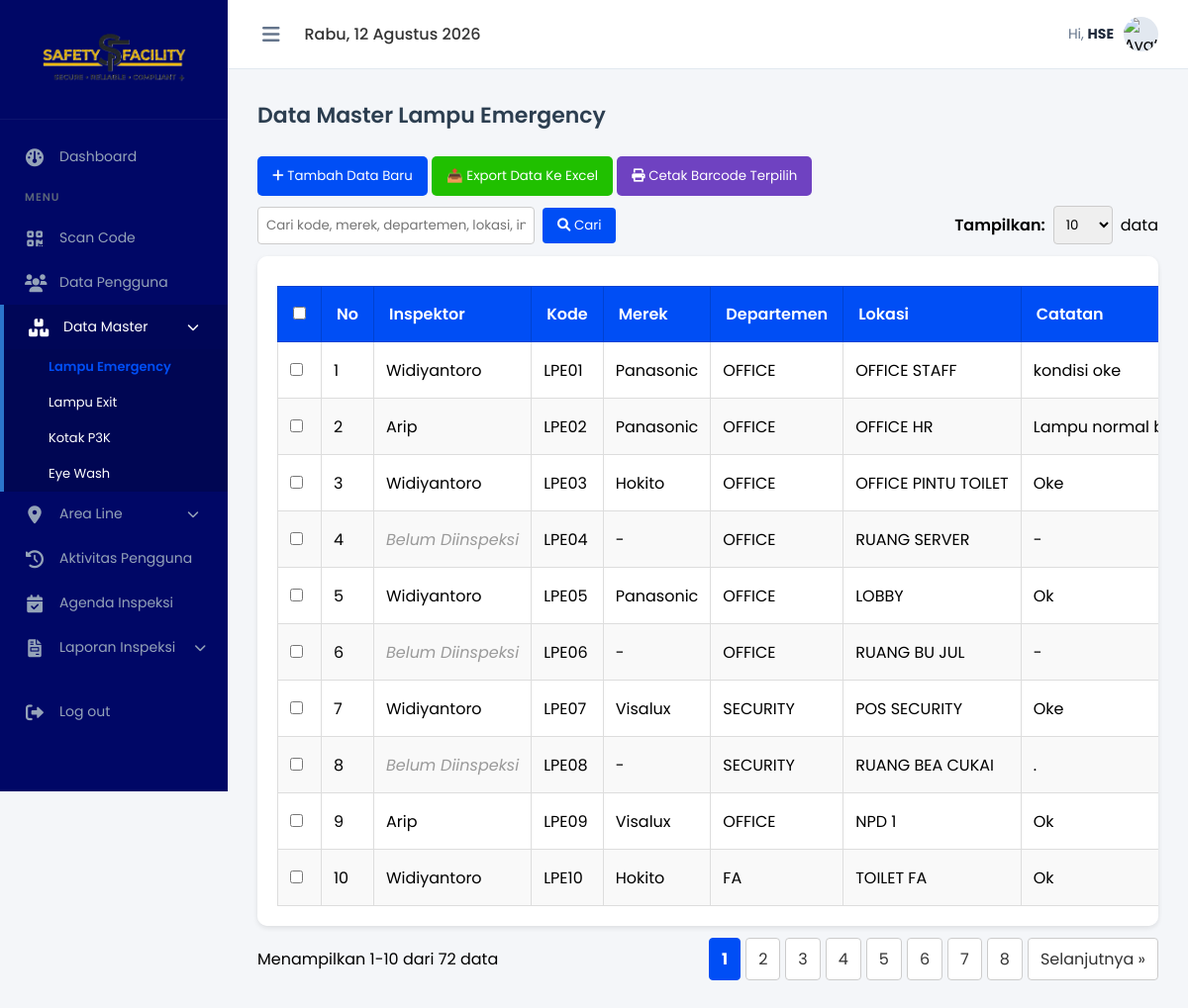
The app's page /master_lampu.php (signed in) with its own data.
### tables this page shows
CREATE TABLE `master_lampu` (
  `id` int(11) NOT NULL,
  `code` varchar(50) NOT NULL,
  `merek` enum('Visalux','Panasonic','Hokito','') DEFAULT NULL,
  `line_area` varchar(100) DEFAULT NULL,
  `lokasi` varchar(255) NOT NULL,
  `indikator_mati_menyala` varchar(20) DEFAULT NULL,
  `lampu_mati` varchar(20) DEFAULT NULL,
  `nyala_otomatis` varchar(20) DEFAULT NULL,
  `kondisi` enum('baik','rusak','','') NOT NULL,
  `catatan` varchar(255) NOT NULL
);

### master_lampu.php (the view, shortened to what this page needs)
<?php
global $koneksi;
$search = isset($_GET['search']) ? trim($_GET['search']) : '';
$limit = isset($_GET['limit']) ? (int)$_GET['limit'] : 10;
$limit_options = [10, 25, 50, 100];
$page = isset($_GET['page']) ? (int)$_GET['page'] : 1;
$offset = ($page - 1) * $limit;
$search_sql = '';
$join_sql = "FROM master_lampu ml
    LEFT JOIN (
        SELECT code_lampu, username, tanggal_inspeksi
        FROM inspeksi_lampu
        WHERE id_inspeksi IN (SELECT MAX(id_inspeksi) FROM inspeksi_lampu GROUP BY code_lampu)
    ) il ON ml.code = il.code_lampu
    WHERE ml.code NOT LIKE 'LE%'" . $search_sql;
$query_total = mysqli_query($koneksi, "SELECT COUNT(*) AS total $join_sql");
$total_rows = 0;
if ($query_total) {
    $total_rows = (int) mysqli_fetch_assoc($query_total)['total'];
}
$total_pages = $total_rows > 0 ? (int) ceil($total_rows / $limit) : 1;
$query = mysqli_query($koneksi, "SELECT ml.*, il.username, il.tanggal_inspeksi $join_sql
    ORDER BY ml.id ASC
    LIMIT $limit OFFSET $offset");
$hari_ini = date('l');
$daftar_hari = [
    'Sunday' => 'Minggu',
    'Monday' => 'Senin',
    'Tuesday' => 'Selasa',
    'Wednesday' => 'Rabu',
    'Thursday' => 'Kamis',
    'Friday' => 'Jumat',
    'Saturday' => 'Sabtu'
];
$hari_indo = $daftar_hari[$hari_ini] ?? $hari_ini;
$bulan_ini = date('F');
$daftar_bulan = [
    'January' => 'Januari',
    'February' => 'Februari',
    'March' => 'Maret',
    'April' => 'April',
    'May' => 'Mei',
    'June' => 'Juni',
    'July' => 'Juli',
    'August' => 'Agustus',
    'September' => 'September',
    'October' => 'Oktober',
    'November' => 'November',
    'December' => 'Desember'
];
$bulan_indo = $daftar_bulan[$bulan_ini] ?? $bulan_ini;
$tanggal_format = $hari_indo . ", " . date('d') . " " . $bulan_indo . " " . date('Y');
?>
<!DOCTYPE html>
<html lang="id">
<head>
    <link rel="stylesheet" href="https://cdnjs.cloudflare.com/ajax/libs/font-awesome/6.0.0/css/all.min.css">
    <link rel="stylesheet" href="style.css">
</head>
<body>
    <aside class="sidebar" id="sidebar">
        <div class="sidebar-brand">
            <img src="../foto/logo.png" alt="Safety Facility Logo" class="sidebar-logo">
        </div>
        <ul class="sidebar-menu">
            <li><a href="index.php"><i class="fa-solid fa-gauge"></i> <span>Dashboard</span></a></li>
            <li class="menu-header">Menu</li>
            <li><a href="scan.php"><i class="fa-solid fa-qrcode"></i> <span>Scan Code</span></a></li>
            <li><a href="../login.php"><i class="fa-solid fa-users"></i> <span>Data Pengguna</span></a></li>
            <li class="has-submenu active">
                <a href="javascript:void(0)" onclick="toggleSubmenu(this)">
                    <i class="fa-solid fa-boxes-stacked"></i>
                    <span>Data Master</span>
                    <i class="fa-solid fa-chevron-down submenu-icon"></i>
                </a>
                <ul class="submenu" style="display: block;">
                    <li><a href="master_lampu.php" style="color: #004ef5; font-weight: 600;"> Lampu Emergency</a></li>
                    <li><a href="lampu_exit.php"> Lampu Exit</a></li>
                    <li><a href="master_p3k.php"> Kotak P3K</a></li>
                    <li><a href="master_eyewash.php"> Eye Wash</a></li>
                </ul>
            </li>
            <li class="has-submenu">
                <a href="javascript:void(0)" onclick="toggleSubmenu(this)">
                    <i class="fa-solid fa-location-dot"></i>
                    <span>Area Line</span>
                    <i class="fa-solid fa-chevron-down submenu-icon"></i>
                </a>
            </li>
            <li><a href="aktivitas.php"><i class="fa-solid fa-clock-rotate-left"></i> <span>Aktivitas Pengguna</span></a></li>
            <li><a href="agenda.php"><i class="fa-solid fa-calendar-check"></i> <span>Agenda Inspeksi</span></a></li>
            <li class="has-submenu">
                <a href="javascript:void(0)" onclick="toggleSubmenu(this)">
                    <i class="fa-solid fa-file-invoice"></i>
                    <span>Laporan Inspeksi</span>
                    <i class="fa-solid fa-chevron-down submenu-icon"></i>
                </a>
            </li>
            <li style="margin-top: 20px;"><a href="../logout.php"><i class="fa-solid fa-right-from-bracket"></i> <span>Log out</span></a></li>
        </ul>
    </aside>
    <main class="main-content">
        <header class="topbar">
            <div class="topbar-left">
                <button class="toggle-sidebar-btn" onclick="toggleSidebar()"><i class="fa-solid fa-bars"></i></button>
                <div class="topbar-date"><?= $tanggal_format; ?></div>
            </div>
            <div class="user-profile">
                <span>Hi, <strong><?= htmlspecialchars($_SESSION['nama_lengkap'] ?? 'Admin'); ?></strong></span>
                <div class="user-avatar">
                    <img src="https://images.unsplash.com/photo-1535713875002-d1d0cf377fde?q=80&w=100" alt="Avatar">
                </div>
            </div>
        </header>
        <section class="content-body">
            <h2 class="page-title">Data Master Lampu Emergency</h2>
            <div class="top-actions">
                <button type="button" onclick="document.getElementById('modalTambah').style.display='block'" style="background: #004ef5; border:none; padding:10px 15px; margin-bottom: 10px; color:white; border-radius:5px; cursor:pointer;">
                    <i class="fa-solid fa-plus"></i> Tambah Data Baru
                </button>
                <button onclick="window.location.href='../export/excel_lampu.php'" style="background: #20c000; border:none; padding:10px 15px; margin-bottom: 10px; color:white; border-radius:5px; cursor:pointer;">📤 Export Data Ke Excel</button>
                <button type="button" id="btnCetakTerpilih" onclick="cetakBarcodeTerpilih('lampu')" style="background: #6f42c1; border:none; padding:10px 15px; margin-bottom: 10px; color:white; border-radius:5px; cursor:pointer;">
                    <i class="fa-solid fa-print"></i> Cetak Barcode Terpilih</button>
            </div>
            <div style="display:flex; justify-content:space-between; align-items:center; flex-wrap:wrap; gap:10px; margin-bottom:12px;">
                <form method="GET" style="display:flex; align-items:center; gap:8px;">
                    <input type="text" name="search" value="<?= htmlspecialchars($search); ?>" placeholder="Cari kode, merek, departemen, lokasi, inspektor..." style="padding:8px; border:1px solid #ccc; border-radius:4px; width:280px;">
                    <button type="submit" style="background:#004ef5; color:white; border:none; padding:8px 15px; border-radius:4px; cursor:pointer;">
                        <i class="fa-solid fa-magnifying-glass"></i> Cari
                    </button>
                </form>
                <form method="GET" style="display:flex; align-items:center; gap:8px;">
                    <label style="font-weight:600;">Tampilkan:</label>
                    <select name="limit" onchange="this.form.submit()" style="padding:8px; border:1px solid #ccc; border-radius:4px;">
                        <?php foreach ($limit_options as $opt): ?>
                            <option value="<?= $opt; ?>" <?= $limit == $opt ? 'selected' : ''; ?>><?= $opt; ?></option>
                        <?php endforeach; ?>
                    </select>
                    <span>data</span>
                </form>
            </div>
            <div class="table-container">
                <table>
                    <thead>
                        <tr>
                            <th style="width: 3%"><input type="checkbox" id="checkAll" onclick="toggleCheckAll(this)"></th>
                            <th style="width: 5%">No</th>
                            <th>Inspektor</th>
                            <th>Kode</th>
                            <th>Merek</th>
                            <th>Departemen</th>
                            <th>Lokasi</th>
                            <th>Catatan</th>
                        </tr>
                    </thead>
                    <tbody>
                        <?php
                        $no = $offset + 1;
                        if ($query && mysqli_num_rows($query) > 0) {
                            while ($row = mysqli_fetch_assoc($query)) {
                        ?>
                                <tr>
                                    <td><input type="checkbox" class="row-check" value="<?= $row['id']; ?>"></td>
                                    <td><?= $no++; ?></td>
                                    <td><?= !empty($row['username']) ? htmlspecialchars($row['username']) : '<span style="color:#999; font-style:italic;">Belum Diinspeksi</span>'; ?></td>
                                    <td><?= htmlspecialchars($row['code']); ?></td>
                                    <td><?= !empty($row['merek']) ? htmlspecialchars($row['merek']) : '-'; ?></td>
                                    <td><?= !empty($row['line_area']) ? htmlspecialchars($row['line_area']) : '-'; ?></td>
                                    <td><?= htmlspecialchars($row['lokasi']); ?></td>
                                    <td><?= !empty($row['catatan']) ? htmlspecialchars($row['catatan']) : '-'; ?></td>
                                </tr>
                        <?php }
                        } else {
                            echo "<tr><td colspan='12' style='text-align:center;'>Tidak ada data master tersedia</td></tr>";
                        }
                        ?>
                    </tbody>
                </table>
            </div>
            <div style="display:flex; justify-content:space-between; align-items:center; flex-wrap:wrap; gap:10px; margin-top:12px;">
                <div>
                    Menampilkan <?= $total_rows > 0 ? ($offset + 1) : 0; ?>-<?= min($offset + $limit, $total_rows); ?> dari <?= $total_rows; ?> data
                </div>
                <?php if ($total_pages > 1): ?>
                    <div style="display:flex; gap:5px; flex-wrap:wrap;">
                        <?php
                        $base_params = [];
                        $base_params['limit'] = $limit;
                        function buildPageUrl($page_num, $base_params)
                        {
                            $params = $base_params;
                            $params['page'] = $page_num;
                            return 'master_lampu.php?' . http_build_query($params);
                        }
                        ?>
                        <?php for ($i = 1; $i <= $total_pages; $i++): ?>
                            <a href="<?= buildPageUrl($i, $base_params); ?>" style="padding:8px 12px; border:1px solid <?= $i == $page ? '#004ef5' : '#ccc'; ?>; background:<?= $i == $page ? '#004ef5' : '#fff'; ?>; color:<?= $i == $page ? '#fff' : '#333'; ?>; border-radius:4px; text-decoration:none; font-weight:<?= $i == $page ? '700' : '400'; ?>;"><?= $i; ?></a>
                        <?php endfor; ?>
                        <?php if ($page < $total_pages): ?>
                            <a href="<?= buildPageUrl($page + 1, $base_params); ?>" style="padding:8px 12px; border:1px solid #ccc; background:#fff; border-radius:4px; text-decoration:none; color:#333;">Selanjutnya &raquo;</a>
                        <?php endif; ?>
                    </div>
                <?php endif; ?>
            </div>
        </section>
    </main>
</body>
</html>

### admin/style.css (style rules this page uses)
* { margin: 0; padding: 0; box-sizing: border-box; font-family: 'Poppins', sans-serif; }
body { background-color: #f4f6f9; display: flex; min-height: 100vh; overflow-x: hidden; }
.sidebar { width: 230px; background-color: #000766; color: #adb5bd; display: flex; flex-direction: column; transition: width 0.3s ease; overflow-y: auto; overflow-x: hidden; height: 100vh; position: fixed; top: 0; left: 0; z-index: 100; }
.sidebar-brand { padding: 20px; display: flex; align-items: center; justify-content: center; color: #fff; border-bottom: 1px solid rgba(255, 255, 255, 0.05); white-space: nowrap; }
.sidebar-logo { max-width: 85%; height: auto; transition: all 0.3s ease; }
.sidebar-menu { padding: 15px 0; list-style: none; flex-grow: 1; }
.menu-header { padding: 10px 25px; font-size: 11px; text-transform: uppercase; letter-spacing: 1px; color: #596579; font-weight: 600; white-space: nowrap; transition: opacity 0.2s; }
.sidebar-menu li a { display: flex; align-items: center; gap: 15px; padding: 12px 25px; color: #94a3b8; text-decoration: none; font-size: 14px; transition: all 0.3s; white-space: nowrap; }
.sidebar-menu li a i { font-size: 18px; width: 20px; text-align: center; flex-shrink: 0; }
.sidebar-menu li a span { transition: opacity 0.2s; }
.sidebar-menu li a:hover, .sidebar-menu li.active a { background-color: rgba(255, 255, 255, 0.02); color: #fff; }
.sidebar-menu li.active a { border-left: 4px solid #2b75cc; background-color: rgba(0, 0, 0, 0.15); }
.main-content { flex-grow: 1; display: flex; flex-direction: column; min-width: 0; margin-left: 230px; transition: margin-left 0.3s ease; }
.topbar { background-color: #fff; height: 70px; display: flex; align-items: center; justify-content: space-between; padding: 0 30px; border-bottom: 1px solid #e2e8f0; }
.topbar-left { display: flex; align-items: center; gap: 20px; }
.toggle-sidebar-btn { font-size: 20px; color: #64748b; cursor: pointer; background: none; border: none; outline: none; padding: 5px; display: flex; align-items: center; justify-content: center; transition: color 0.2s; }
.topbar-date { font-size: 16px; color: #333; font-weight: 500; }
.user-profile { display: flex; align-items: center; gap: 10px; cursor: pointer; }
.user-profile span { font-size: 14px; color: #64748b; }
.user-profile strong { color: #1e293b; }
.user-avatar { width: 35px; height: 35px; background-color: #e2e8f0; border-radius: 50%; display: flex; align-items: center; justify-content: center; overflow: hidden; }
.user-avatar img { width: 100%; height: 100%; object-fit: cover; }
.content-body { padding: 30px; flex-grow: 1; position: relative; }
.page-title { font-size: 22px; font-weight: 600; color: #2c3e50; margin-bottom: 25px; }
.submenu { display: none; list-style: none; background: rgba(0, 0, 0, 0.05); margin: 0; padding: 0; }
.submenu li a { display: flex; align-items: center; padding: 8px 15px 8px 45px !important; font-size: 13px !important; color: #444; text-decoration: none; transition: background 0.2s; }
.submenu-icon { margin-left: auto; font-size: 12px !important; transition: transform 0.3s ease; }
.has-submenu>a { display: flex; align-items: center; width: 100%; }
.main-content { animation: fadeIn 0.4s ease-out; }
.content-body { animation: slideInUp 0.5s cubic-bezier(0.16, 1, 0.3, 1); }
.table-container { animation: slideInUp 0.6s cubic-bezier(0.16, 1, 0.3, 1) both; animation-delay: 0.2s; }
.shortcut-card, .stat-card, .table-action-btn, button, a { transition: all 0.2s ease-in-out !important; }

### master_lampu.php (style rules this page uses)
.table-container { background: #fff; padding: 20px; border-radius: 10px; box-shadow: 0 2px 5px rgba(0, 0, 0, .1); overflow-x: auto; overflow-y: hidden; white-space: nowrap; }
.table-container table { min-width: 1400px; width: max-content; border-collapse: collapse; margin-top: 10px; }
thead tr { background-color: #004ef5; color: white; }
thead th { padding: 15px; text-align: left; font-weight: 600; border: 1px solid #0042d1; }
tbody td { padding: 12px; border: 1px solid #ddd; }
tbody tr:nth-child(even) { background-color: #f9f9f9; }

### records on screen
master_lampu: username "Widiyantoro", code "LPE01", merek "Panasonic", line_area "OFFICE", lokasi "OFFICE STAFF", catatan "kondisi oke"
master_lampu: username "Arip", code "LPE02", merek "Panasonic", line_area "OFFICE", lokasi "OFFICE HR", catatan "Lampu normal…"
master_lampu: username "Widiyantoro", code "LPE03", merek "Hokito", line_area "OFFICE", lokasi "OFFICE PINTU TOILET", catatan "Oke"
master_lampu: shows "Belum Diinspeksi", code "LPE04", line_area "OFFICE", lokasi "RUANG SERVER"
master_lampu: username "Widiyantoro", code "LPE05", merek "Panasonic", line_area "OFFICE", lokasi "LOBBY", catatan "Ok"
master_lampu: shows "Belum Diinspeksi", code "LPE06", line_area "OFFICE", lokasi "RUANG BU JUL"
master_lampu: username "Widiyantoro", code "LPE07", merek "Visalux", line_area "SECURITY", lokasi "POS SECURITY", catatan "Oke"
master_lampu: shows "Belum Diinspeksi", code "LPE08", line_area "SECURITY", lokasi "RUANG BEA CUKAI", catatan "."
master_lampu: username "Arip", code "LPE09", merek "Visalux", line_area "OFFICE", lokasi "NPD 1", catatan "Ok"
master_lampu: username "Widiyantoro", code "LPE10", merek "Hokito", line_area "FA", lokasi "TOILET FA", catatan "Ok"

### other values on screen
$_SESSION['nama_lengkap'] "HSE"
$offset + 1 "1"
min($offset + $limit, $total_rows) "10"
$total_rows "72"
form field limit "10"
